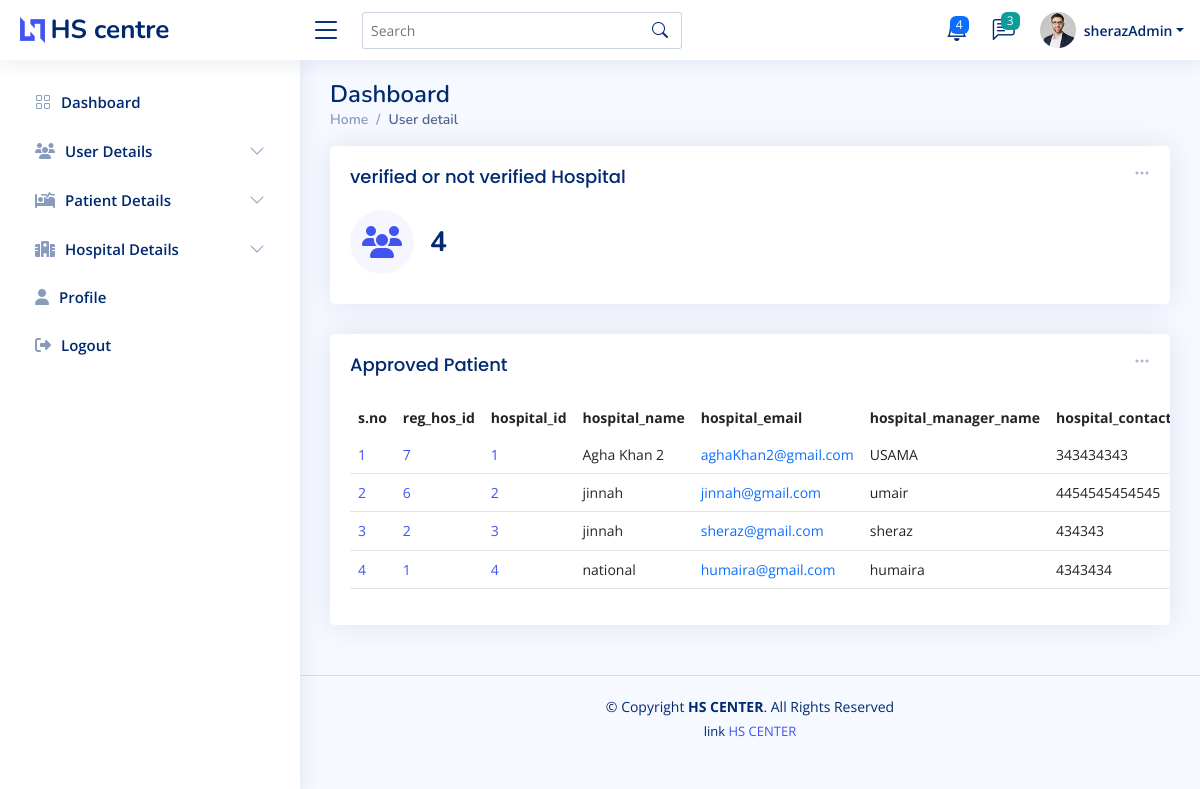
Before: /admin_verified_hos.php (signed in) with the older database file.
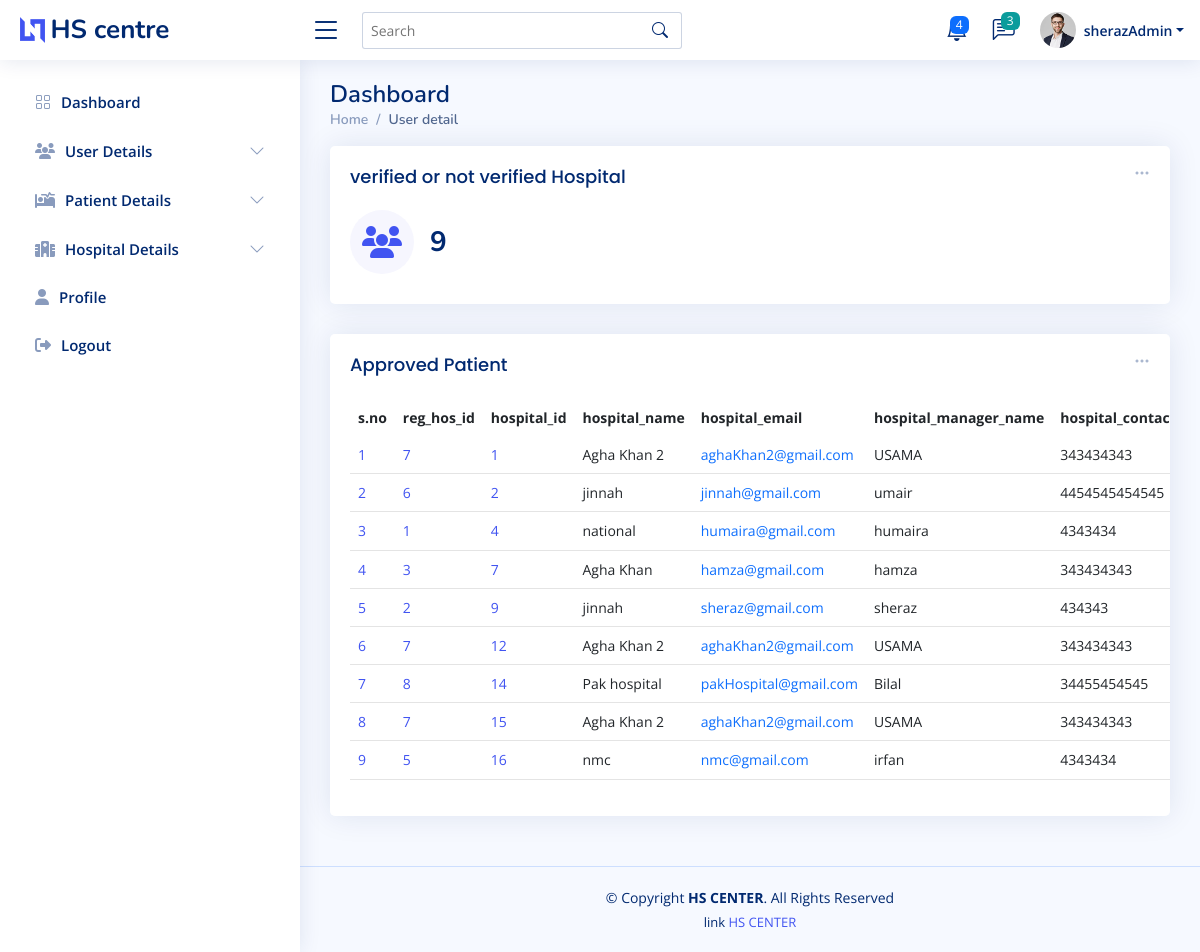
After: the same page with the newer database file.
### tables this page shows
CREATE TABLE `accept_hospital` (
  `hospital_id` int(11) NOT NULL,
  `reg_hos_id` int(11) NOT NULL,
  `hospital_name` varchar(200) NOT NULL,
  `hospital_manager_name` varchar(200) NOT NULL,
  `hospital_email` varchar(255) NOT NULL,
  `hospital_contact` varchar(255) NOT NULL,
  `hospital_location` varchar(222) NOT NULL,
  `hospital_manager_cnic` varchar(222) NOT NULL,
  `hospital_open_time` varchar(222) NOT NULL,
  `hospital_close_time` varchar(222) NOT NULL,
  `hospital_verified` varchar(222) NOT NULL
);

### admin_verified_hos.php (the view, shortened to what this page needs)
<?php
require 'conn.php';
$fetch_app_hospitalQ = "SELECT * FROM `accept_hospital`";
$fetch_app_hospital = mysqli_query($conn,$fetch_app_hospitalQ);
$total_app_hospital = mysqli_num_rows($fetch_app_hospital);
?>
<!DOCTYPE html>
<html lang="en">
<head>
  <?php require './component/_admin_link.php'?>
</head>
<body>
<?php require './component/_admin_nav.php';?>
  <main id="main" class="main " >
    <div class="pagetitle ">
      <h1>Dashboard</h1>
      <nav>
        <ol class="breadcrumb">
          <li class="breadcrumb-item"><a href="admin-index.php">Home</a></li>
          <li class="breadcrumb-item active">User detail</li>
        </ol>
      </nav>
    </div>
    <section class="section dashboard ">
      <div class="row ">
        <div class="col-lg-12">
          <div class="row ">
            <div class="col-xxl-4 col-md-6  w-100">
              <div class="card info-card sales-card">
                <div class="filter">
                  <a class="icon" href="#" data-bs-toggle="dropdown"><i class="bi bi-three-dots"></i></a>
                </div>
                <div class="card-body">
                <h5 class="card-title"> verified or not verified Hospital</h5>
                  <div class="d-flex align-items-center">
                    <div class="card-icon rounded-circle d-flex align-items-center justify-content-center">
                    <i class="fa-solid fa-users"></i>
                    </div>
                    <div class="ps-3">
                      <h6><?=$total_app_hospital?></h6>
                    </div>
                  </div>
                </div>
              </div>
            </div>
 <div class="col-12" >
              <div class="card recent-sales overflow-auto">
                <div class="filter">
                  <a class="icon" href="#" data-bs-toggle="dropdown"><i class="bi bi-three-dots"></i></a>
                </div>
                <div class="card-body">
                  <h5 class="card-title">Approved Patient</h5>
                  <table class="table table-borderless datatable" id="dowload_pdf">
                    <thead>
                      <tr>
                      <th scope="col">s.no</th>
                        <th scope="col">reg_hos_id</th>
                        <th scope="col">hospital_id </th>
                        <th scope="col">hospital_name</th>
                        <th scope="col">hospital_email</th>
                        <th scope="col">hospital_manager_name</th>
                        <th scope="col">hospital_contact</th>
                      </tr>
                    </thead>
                    <tbody>
                    <?php
                    if($total_app_hospital  > 0){
                      while($app_hos_data = mysqli_fetch_assoc($fetch_app_hospital)){
                        $i+=1;
                          echo '<tr>
                          <td scope="row"><a href="#">'.$i.'</a></td>
                          <td scope="row"><a href="#">'.$app_hos_data['reg_hos_id'].'</a></td>
                          <td scope="row"><a href="#">'.$app_hos_data['hospital_id'].'</a></td>
                          <td>'.$app_hos_data['hospital_name'].'</td>
                          <td><a  class="text-primary">'.$app_hos_data['hospital_email'].'</a></td>
                          <td>'.$app_hos_data['hospital_manager_name'].'</td>
                          <td>'.$app_hos_data['hospital_contact'].'</td>
                          <td>'.$app_hos_data['hospital_location'].'</td>
                          <td>'.$app_hos_data['hospital_manager_cnic'].'</td>
                          <td>'.$app_hos_data['hospital_open_time'].'</td>
                        <td>'.$app_hos_data['hospital_close_time'].'</td>
                          <td>'.$app_hos_data['hospital_verified'].'</td>
                          <td><a  href="admin_reject_hospital.php?hospital_ID='.$app_hos_data['reg_hos_id'].'&pageUrl=admin_verified_hos.php" class="badge bg-danger ">reject</a></td>
                        </tr>';
                      }
                    }
                    ?>
                    </tbody>
                  </table>
                </div>
              </div>
            </div>
          </div>
        </div>
      </div>
    </section>
  </main>
  <?php require './component/_admin_footer.php'?>
</body>
</html>

### component/_admin_link.php (shortened to what this page needs)
<link href="assets_admin/vendor/bootstrap/css/bootstrap.min.css" rel="stylesheet">
<link href="assets_admin/vendor/bootstrap-icons/bootstrap-icons.css" rel="stylesheet">
<link href="assets_admin/vendor/boxicons/css/boxicons.min.css" rel="stylesheet">
<link href="assets_admin/vendor/quill/quill.snow.css" rel="stylesheet">
<link href="assets_admin/vendor/quill/quill.bubble.css" rel="stylesheet">
<link href="assets_admin/vendor/remixicon/remixicon.css" rel="stylesheet">
<link href="datatable.css" rel="stylesheet">
<link href="assets_admin/css/style.css" rel="stylesheet">
<link href="https://cdnjs.cloudflare.com/ajax/libs/font-awesome/6.4.0/css/all.min.css" rel="stylesheet">

### component/_admin_nav.php (shortened to what this page needs)
<header id="header" class="header fixed-top d-flex align-items-center">
  <div class="d-flex align-items-center justify-content-between">
    <a href="admin-index.php" class="logo d-flex align-items-center">
      <img src="assets_admin_admin/img/logo.png" alt="">
      <span class="d-none d-lg-block">HS centre</span>
    </a>
    <i class="bi bi-list toggle-sidebar-btn"></i>
  </div>
  <div class="search-bar">
    <form class="search-form d-flex align-items-center" method="POST" action="#">
      <input type="text" name="query" placeholder="Search" title="Enter search keyword">
      <button type="submit" title="Search"><i class="bi bi-search"></i></button>
    </form>
  </div>
  <nav class="header-nav ms-auto">
    <ul class="d-flex align-items-center">
      <li class="nav-item dropdown">
        <a class="nav-link nav-icon" href="#" data-bs-toggle="dropdown">
          <span class="badge bg-primary badge-number m-1">4</span>
        </a>
      </li>
      <li class="nav-item dropdown">
        <a class="nav-link nav-icon" href="#" data-bs-toggle="dropdown">
          <i class="bi bi-chat-left-text"></i>
          <span class="badge bg-success badge-number">3</span>
        </a>
      </li>
      <li class="nav-item dropdown pe-3">
        <a class="nav-link nav-profile d-flex align-items-center pe-0" href="#" data-bs-toggle="dropdown">
          <img src="assets_admin/img/profile-img.jpg" alt="Profile" class="rounded-circle">
          <span class="d-none d-md-block dropdown-toggle ps-2"><?=$_SESSION['admin_name']?></span>
        </a>
      </li>
    </ul>
  </nav>
</header>
<aside id="sidebar" class="sidebar">
  <ul class="sidebar-nav" id="sidebar-nav">
    <li class="nav-item">
      <a class="nav-link collapsed" href="admin-index.php">
        <i class="bi bi-grid"></i>
        <span>Dashboard</span>
      </a>
    </li>
    <li class="nav-item">
      <a class="nav-link collapsed" data-bs-target="#components-nav" data-bs-toggle="collapse" href="#">
      <i class="fa-solid fa-users"></i></i><span>User Details</span><i class="bi bi-chevron-down ms-auto"></i>
      </a>
    </li>
    <li class="nav-item">
      <a class="nav-link collapsed" data-bs-target="#pat-nav" data-bs-toggle="collapse" href="#">
      <i class="fa-solid fa-bed-pulse"></i></i><span>Patient Details</span><i class="bi bi-chevron-down ms-auto"></i>
      </a>
    </li>
    <li class="nav-item">
      <a class="nav-link collapsed" data-bs-target="#hos-nav" data-bs-toggle="collapse" href="#">
      <i class="fa-solid fa-hospital"></i></i><span>Hospital Details</span><i class="bi bi-chevron-down ms-auto"></i>
      </a>
    </li>
    <li class="nav-item">
      <a class="nav-link collapsed" href="admin-profile.php">
      <i class="fa-solid fa-user"></i>
        <span>Profile</span>
      </a>
    </li>
    <li class="nav-item">
      <a class="nav-link collapsed" href="admin-profile.php">
      <i class="fa-solid fa-right-from-bracket"></i>
        <span>Logout</span>
      </a>
    </li>
  </ul>
</aside>

### component/_admin_footer.php
<footer id="footer" class="footer">
    <div class="copyright">
      &copy; Copyright <strong><span>HS CENTER</span></strong>. All Rights Reserved
    </div>
    <div class="credits">
      link <a href="admin-index.php">HS CENTER</a>
    </div>
  </footer>

### assets_admin/css/style.css (style rules this page uses)
:root { scroll-behavior: smooth; }
body { font-family: "Open Sans", sans-serif; background: #f6f9ff; color: #444444; }
a { color: #4154f1; text-decoration: none; }
h1, h2, h3, h4, h5, h6 { font-family: "Nunito", sans-serif; }
#main { margin-top: 60px; padding: 20px 30px; transition: all 0.3s; }
.pagetitle { margin-bottom: 10px; }
.pagetitle h1 { font-size: 24px; margin-bottom: 0; font-weight: 600; color: #012970; }
.card { margin-bottom: 30px; border: none; border-radius: 5px; box-shadow: 0px 0 30px rgba(1, 41, 112, 0.1); }
.card-title { padding: 20px 0 15px 0; font-size: 18px; font-weight: 500; color: #012970; font-family: "Poppins", sans-serif; }
.card-body { padding: 0 20px 20px 20px; }
.breadcrumb { font-size: 14px; font-family: "Nunito", sans-serif; color: #899bbd; font-weight: 600; }
.breadcrumb a { color: #899bbd; transition: 0.3s; }
.breadcrumb .breadcrumb-item::before { color: #899bbd; }
.breadcrumb .active { color: #51678f; font-weight: 600; }
.logo { line-height: 1; }
@media (min-width: 1200px) { .logo { width: 280px; } }
.logo img { max-height: 26px; margin-right: 6px; }
.logo span { font-size: 26px; font-weight: 700; color: #012970; font-family: "Nunito", sans-serif; }
.header { transition: all 0.5s; z-index: 997; height: 60px; box-shadow: 0px 2px 20px rgba(1, 41, 112, 0.1); background-color: #fff; padding-left: 20px; }
.header .toggle-sidebar-btn { font-size: 32px; padding-left: 10px; cursor: pointer; color: #012970; }
.header .search-bar { min-width: 360px; padding: 0 20px; }
.header .search-form { width: 100%; }
.header .search-form input { border: 0; font-size: 14px; color: #012970; border: 1px solid rgba(1, 41, 112, 0.2); padding: 7px 38px 7px 8px; border-radius: 3px; transition: 0.3s; width: 100%; }
.header .search-form button { border: 0; padding: 0; margin-left: -30px; background: none; }
.header .search-form button i { color: #012970; }
.header-nav ul { list-style: none; }
.header-nav>ul { margin: 0; padding: 0; }
.header-nav .nav-icon { font-size: 22px; color: #012970; margin-right: 25px; position: relative; }
.header-nav .nav-profile { color: #012970; }
.header-nav .nav-profile img { max-height: 36px; }
.header-nav .nav-profile span { font-size: 14px; font-weight: 600; }
.header-nav .badge-number { position: absolute; inset: -2px -5px auto auto; font-weight: normal; font-size: 12px; padding: 3px 6px; }
.sidebar { position: fixed; top: 60px; left: 0; bottom: 0; width: 300px; z-index: 996; transition: all 0.3s; padding: 20px; overflow-y: auto; scrollbar-width: thin; scrollbar-color: #aab7cf transparent; box-shadow: 0px 0px 20px rgba(1, 41, 112, 0.1); background-color: #fff; }
@media (min-width: 1200px) { #main, #footer { margin-left: 300px; } }
.sidebar-nav { padding: 0; margin: 0; list-style: none; }
.sidebar-nav li { padding: 0; margin: 0; list-style: none; }
.sidebar-nav .nav-item { margin-bottom: 5px; }
.sidebar-nav .nav-link { display: flex; align-items: center; font-size: 15px; font-weight: 600; color: #4154f1; transition: 0.3; background: #f6f9ff; padding: 10px 15px; border-radius: 4px; }
.sidebar-nav .nav-link i { font-size: 16px; margin-right: 10px; color: #4154f1; }
.sidebar-nav .nav-link.collapsed { color: #012970; background: #fff; }
.sidebar-nav .nav-link.collapsed i { color: #899bbd; }
.sidebar-nav .nav-link .bi-chevron-down { margin-right: 0; transition: transform 0.2s ease-in-out; }
.dashboard .filter { position: absolute; right: 0px; top: 15px; }
.dashboard .filter .icon { color: #aab7cf; padding-right: 20px; padding-bottom: 5px; transition: 0.3s; font-size: 16px; }
.dashboard .info-card { padding-bottom: 10px; }
.dashboard .info-card h6 { font-size: 28px; color: #012970; font-weight: 700; margin: 0; padding: 0; }
.dashboard .card-icon { font-size: 32px; line-height: 0; width: 64px; height: 64px; flex-shrink: 0; flex-grow: 0; }
.dashboard .sales-card .card-icon { color: #4154f1; background: #f6f6fe; }
.dashboard .recent-sales { font-size: 14px; }
.dashboard .recent-sales .table thead { background: #f6f6fe; }
.dashboard .recent-sales .table thead th { border: 0; }
.footer { padding: 20px 0; font-size: 14px; transition: all 0.3s; border-top: 1px solid #cddfff; }
.footer .copyright { text-align: center; color: #012970; }
.footer .credits { padding-top: 5px; text-align: center; font-size: 13px; color: #012970; }

### admin_verified_hos.php (style rules this page uses)
table { width: 100vw !important; overflow-x: scroll !important; }
table th { white-space: nowrap; }
table td { border-bottom: 1px solid #e4e4e4 !important; }

Changed rows visible on the page:
removed accept_hospital: reg_hos "2", hospital_id "3", hospital_name "jinnah", hospital_email "sheraz@gmail.com", hospital_manager_name "sheraz", hospital_contact "434343"
added accept_hospital: reg_hos "3", hospital_id "7", hospital_name "Agha Khan", hospital_email "hamza@gmail.com", hospital_manager_name "hamza", hospital_contact "343434343"
added accept_hospital: reg_hos "2", hospital_id "9", hospital_name "jinnah", hospital_email "sheraz@gmail.com", hospital_manager_name "sheraz", hospital_contact "434343"
added accept_hospital: reg_hos "7", hospital_id "12", hospital_name "Agha Khan 2", hospital_email "aghaKhan2@gmail.com", hospital_manager_name "USAMA", hospital_contact "343434343"
added accept_hospital: reg_hos "8", hospital_id "14", hospital_name "Pak hospital", hospital_email "pakHospital@gmail.com", hospital_manager_name "Bilal", hospital_contact "34455454545"
added accept_hospital: reg_hos "7", hospital_id "15", hospital_name "Agha Khan 2", hospital_email "aghaKhan2@gmail.com", hospital_manager_name "USAMA", hospital_contact "343434343"
added accept_hospital: reg_hos "5", hospital_id "16", hospital_name "nmc", hospital_email "nmc@gmail.com", hospital_manager_name "irfan", hospital_contact "4343434"
Other visible differences:
$total_app_hospital: "4" → "9"
